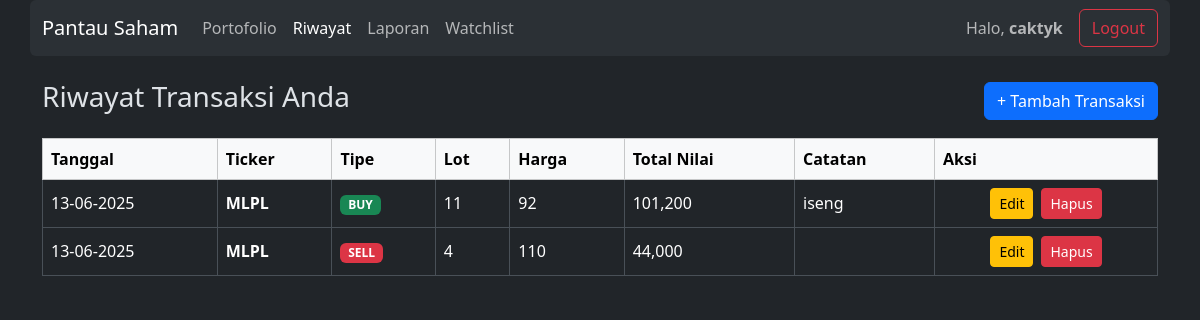
Screenshot of /riwayat-transaksi (signed in) with the database file from the repository.
### models.py (models this page shows)
class User(UserMixin, db.Model):
    id = db.Column(db.Integer, primary_key=True)
    username = db.Column(db.String(80), unique=True, nullable=False)
    password = db.Column(db.String(200), nullable=False)

class Transaction(db.Model):
    id = db.Column(db.Integer, primary_key=True)
    user_id = db.Column(db.Integer, db.ForeignKey('user.id'), nullable=False)
    ticker = db.Column(db.String(10), nullable=False)
    transaction_type = db.Column(db.String(4), nullable=False) # 'BUY' atau 'SELL'
    transaction_date = db.Column(db.Date, nullable=False)
    lots = db.Column(db.Integer, nullable=False)
    price = db.Column(db.Float, nullable=False)
    notes = db.Column(db.Text, nullable=True) # Untuk 'alasan beli', dll.

### app.py (the view)
@app.route('/riwayat-transaksi')
@login_required
def riwayat_transaksi():
    transactions = Transaction.query.filter_by(user_id=current_user.id).order_by(Transaction.transaction_date.desc()).all()
    return render_template('riwayat_transaksi.html', transactions=transactions)

### app.py (called while the page is built)
@login_manager.user_loader
def load_user(user_id):
    return User.query.get(int(user_id))

### templates/riwayat_transaksi.html (shortened to what this page needs)
{% extends "base.html" %}
{% block content %}
<div class="d-flex justify-content-between align-items-center mb-3">
    <h3>Riwayat Transaksi Anda</h3>
    <a href="{{ url_for('tambah_transaksi') }}" class="btn btn-primary">+ Tambah Transaksi</a>
</div>
{% if transactions %}
<div class="table-responsive">
    <table class="table table-bordered table-hover align-middle">
        <thead class="table-light">
            <tr>
                <th>Tanggal</th>
                <th>Ticker</th>
                <th>Tipe</th>
                <th>Lot</th>
                <th>Harga</th>
                <th>Total Nilai</th>
                <th>Catatan</th>
                <th>Aksi</th>
            </tr>
        </thead>
        <tbody>
            {% for t in transactions %}
            <tr>
                <td>{{ t.transaction_date.strftime('%d-%m-%Y') }}</td>
                <td><strong>{{ t.ticker }}</strong></td>
                <td>
                    <span class="badge text-bg-{% if t.transaction_type == 'BUY' %}success{% else %}danger{% endif %}">{{ t.transaction_type }}</span>
                </td>
                <td>{{ t.lots }}</td>
                <td>{{ "{:,.0f}".format(t.price) }}</td>
                <td>{{ "{:,.0f}".format(t.lots * t.price * 100) }}</td>
                <td>{{ t.notes }}</td>
                <td>
                    <div class="d-flex justify-content-center gap-2">
                        <a href="{{ url_for('edit_transaksi', transaction_id=t.id) }}" class="btn btn-sm btn-warning">Edit</a>
                        <form method="POST" action="{{ url_for('hapus_transaksi', transaction_id=t.id) }}" onsubmit="return confirm('Anda yakin ingin menghapus transaksi ini?');">
                            <button type="submit" class="btn btn-sm btn-danger">Hapus</button>
                        </form>
                    </div>
                </td>
            </tr>
            {% endfor %}
        </tbody>
    </table>
</div>
{% else %}
<div class="text-center p-5 border rounded">
    <h4>Anda belum memiliki transaksi.</h4>
</div>
{% endif %}
{% endblock %}

### templates/base.html (shortened to what this page needs)
<!doctype html>
<html lang="en" data-bs-theme="dark">
<head>
    <link href="https://cdn.jsdelivr.net/npm/bootstrap@5.3.3/dist/css/bootstrap.min.css" rel="stylesheet">
</head>
<body>
    {% if current_user.is_authenticated %}
    <nav class="navbar navbar-expand-lg bg-body-tertiary rounded mb-4 container">
      <div class="container-fluid">
        <a class="navbar-brand" href="{{ url_for('portfolio') }}">Pantau Saham</a>
        <div class="collapse navbar-collapse" id="navbarNav">
          <ul class="navbar-nav me-auto mb-2 mb-lg-0">
            <li class="nav-item">
                <a class="nav-link {% if request.endpoint == 'portfolio' %}active{% endif %}" href="{{ url_for('portfolio') }}">Portofolio</a>
            </li>
            <li class="nav-item">
                <a class="nav-link {% if 'riwayat' in request.endpoint %}active{% endif %}" href="{{ url_for('riwayat_transaksi') }}">Riwayat</a>
            </li>
            <li class="nav-item">
                <a class="nav-link {% if request.endpoint == 'laporan' %}active{% endif %}" href="{{ url_for('laporan') }}">Laporan</a>
            </li>
            <li class="nav-item">
                <a class="nav-link {% if 'watchlist' in request.endpoint or 'saham' in request.endpoint %}active{% endif %}" href="{{ url_for('watchlist') }}">Watchlist</a>
            </li>
          </ul>
          <span class="navbar-text me-3">Halo, <strong>{{ current_user.username }}</strong></span>
          <a href="{{ url_for('logout') }}" class="btn btn-outline-danger">Logout</a>
        </div>
      </div>
    </nav>
    {% endif %}
    <div class="container mt-4">
      {% block content %}{% endblock %}
    </div>
</body>
</html>

### rows the page displays
User: username "caktyk"
Transaction: transaction_date "13-06-2025", ticker "MLPL", transaction_type "BUY", lots "11", price "92", t.lots*t.price*100 "101,200", notes "iseng"
Transaction: transaction_date "13-06-2025", ticker "MLPL", transaction_type "SELL", lots "4", price "110", t.lots*t.price*100 "44,000"
